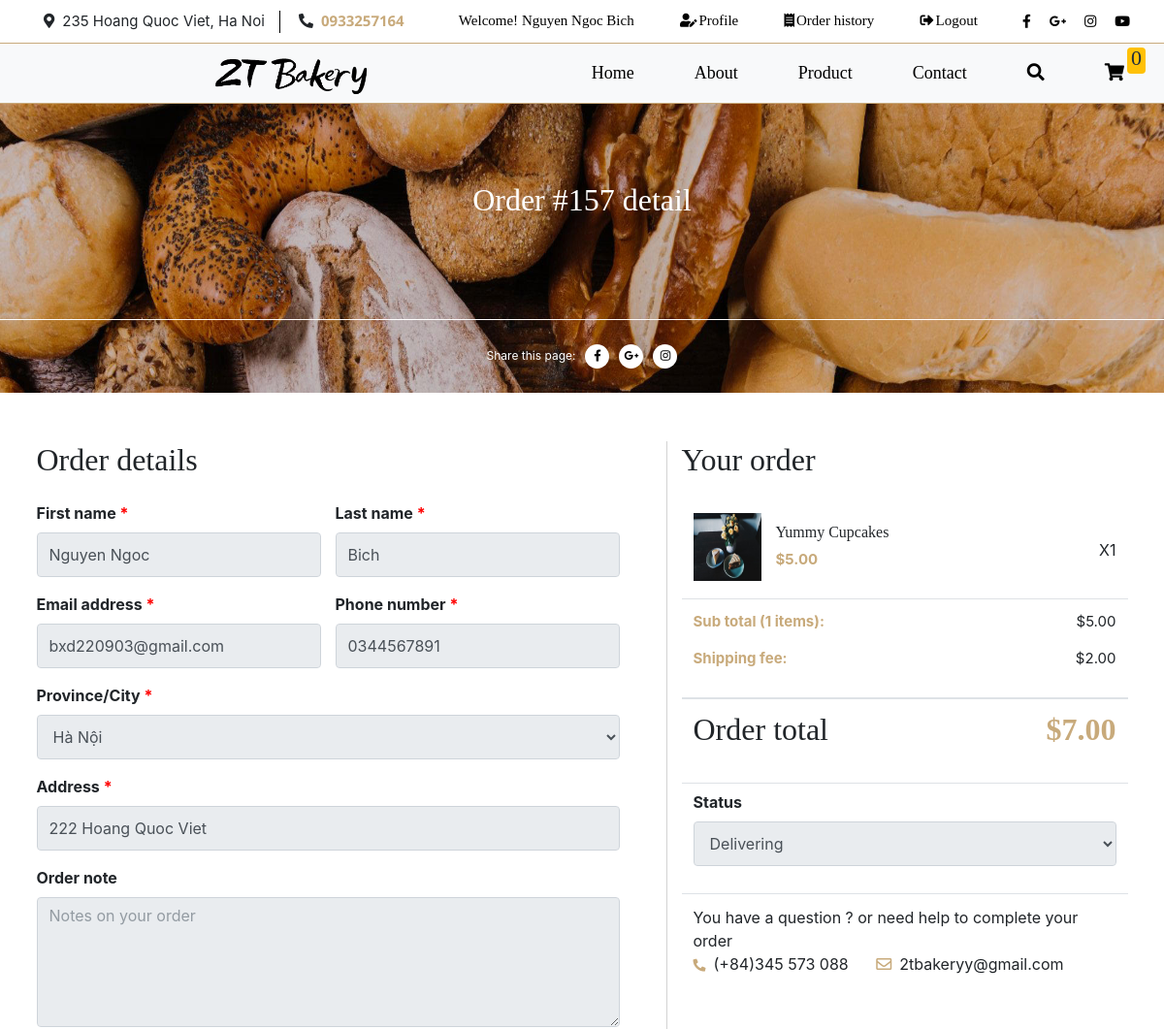
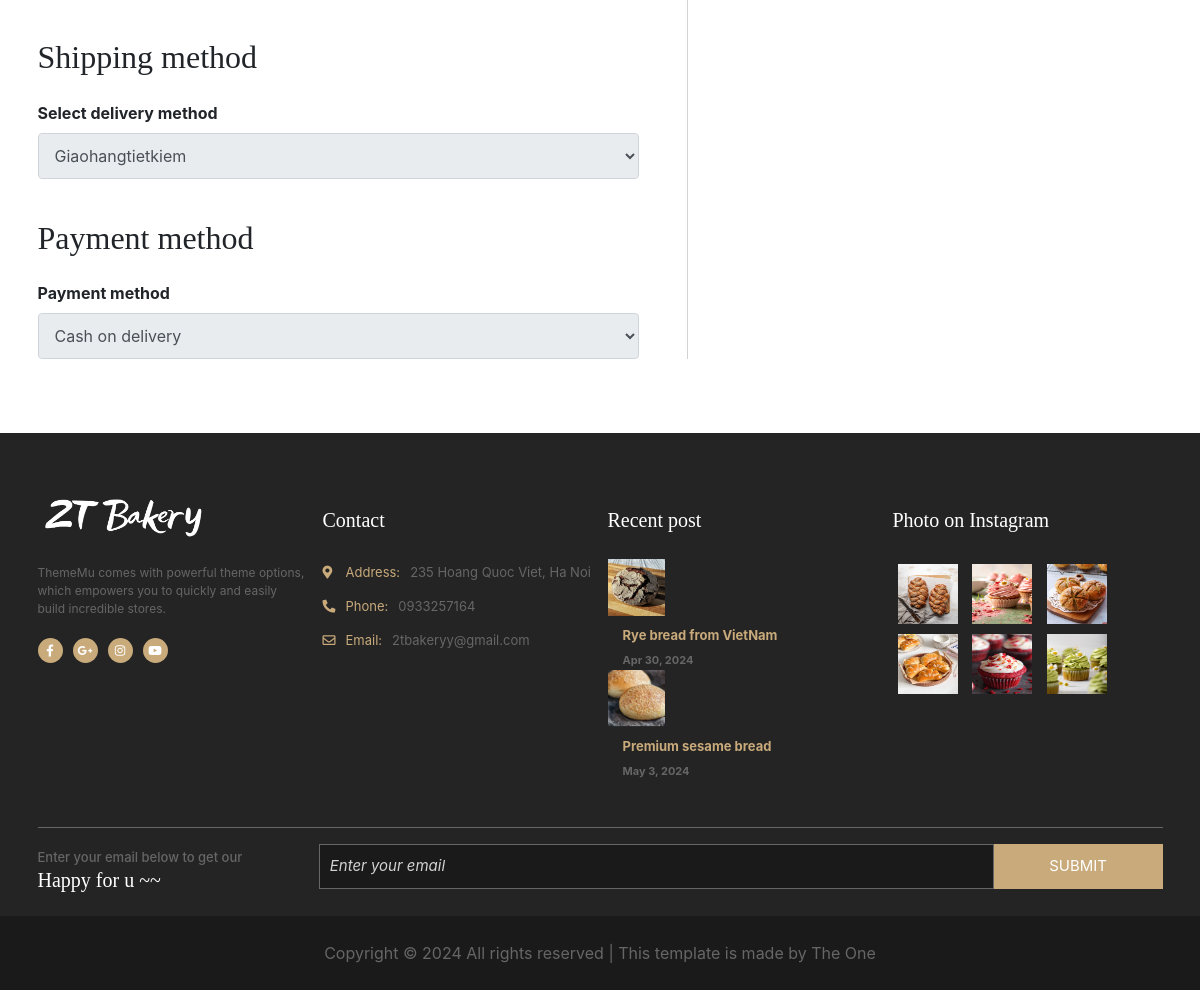
/?controller=customer&action=orderDetail&id=157 (signed in), run on the app's committed database (2 pictures, top to bottom).
### tables this page shows
CREATE TABLE `order` (
  `id` int(11) NOT NULL,
  `fname` varchar(100) DEFAULT NULL,
  `lname` varchar(100) DEFAULT NULL,
  `email` varchar(100) DEFAULT NULL,
  `phone` varchar(100) DEFAULT NULL,
  `province` varchar(100) NOT NULL,
  `address` varchar(255) DEFAULT NULL,
  `note` text DEFAULT NULL,
  `delivery` varchar(100) NOT NULL,
  `payment` varchar(100) NOT NULL,
  `status` tinyint(1) DEFAULT 1 COMMENT '1 là pending, 0 delivered,2 la delivering, 3 la canceled',
  `account_id` int(11) NOT NULL,
  `created_at` date DEFAULT current_timestamp(),
  `updated_at` date DEFAULT current_timestamp(),
  `coupon` float(9,3) DEFAULT NULL
);

CREATE TABLE `order_detail` (
  `order_id` int(11) NOT NULL,
  `product_id` int(11) NOT NULL,
  `quantity` int(11) NOT NULL,
  `price` float NOT NULL
);

CREATE TABLE `product` (
  `id` int(11) NOT NULL,
  `name` varchar(200) NOT NULL,
  `image` varchar(200) NOT NULL,
  `price` float(9,3) NOT NULL,
  `sale_price` float(9,3) DEFAULT 0.000,
  `description` text DEFAULT NULL,
  `origin` varchar(100) NOT NULL,
  `quantity` int(11) NOT NULL DEFAULT 1,
  `status` tinyint(1) DEFAULT 1 COMMENT '1 là hiển thị, 0 ẩn',
  `category_id` int(11) NOT NULL,
  `created_at` date DEFAULT current_timestamp(),
  `updated_at` date DEFAULT current_timestamp()
);

### Helper/Common.php (called while the page is built, shortened)
<?php
   function view($path, array $data = [])
   {
       return require('./Application/Views/' . str_replace('.', '/', $path) . '.php');
   }

### Application/Controllers/CustomerController.php (called while the page is built, shortened)
<?php
class CustomerController extends BaseController
{
    protected $orderModel;
    public function __construct()
    {
        $this->bannerModel = new BannerModel;
        $this->bannersHistory = $this->bannerModel->findBannerBySite('Cart');
        $this->orderModel = new OrderModel;
    }
    public function orderDetail()
    {
        $id = $_GET["id"] ?? null;
        $order = $this->orderModel->getOrderDetailById($id);
        $products_in_order = $this->orderModel->getAllProductsInOrderById($id);
        return view('site.customer.order_detail', ['order' => $order, 'products_in_order' => $products_in_order, 'banners' => $this->bannersHistory]);
    }
}

### Application/Models/OrderModel.php (called while the page is built, shortened)
<?php
class OrderModel extends BaseModel
{
    public function getOrderDetailById($id)
    {
        $sql = "SELECT `order`.*, SUM(price) AS total, SUM(quantity) AS quantity FROM `order_detail` INNER JOIN `order` ON `order_detail`.`order_id` = `order`.`id` where `id` = $id";
        $query = $this->_query($sql);
        return mysqli_fetch_assoc($query);
    }
    public function getAllProductsInOrderById($id)
    {
        $sql = "SELECT `product`.*, `order_detail`.quantity, `order_detail`.price AS price_sum FROM `order_detail`, `product` WHERE `product`.id = product_id and `order_id` = $id";
        return $this->getByQuery($sql);
    }
}

### Application/Models/BaseModel.php (called while the page is built, shortened)
<?php
class BaseModel extends Database
{
    protected $connect;
    public function __construct()
    {
        $this->connect = $this->connect();
    }
    public function getByQuery($sql)
    {
        $query = $this->_query($sql);
        $data = [];
        while (($row = mysqli_fetch_assoc($query))) {
            array_push($data, $row);
        }
        return $data;
    }
    public function _query($sql)
    {
        return mysqli_query($this->connect, $sql);
    }
}

### Core/Database.php (called while the page is built, shortened)
<?php
class Database
{
    public function connect()
    {
        $connect = mysqli_connect(self::HOST, self::USERNAME, self::PASSWORD, self::DB_NAME);
        mysqli_set_charset($connect, "utf8");
        if (mysqli_connect_errno() === 0) {
            return $connect;
        }
        return false;
    }
}

### Application/Views/site/customer/order_detail.php (the view, shortened to what this page needs)
<?php view('shared.site.header', [
    'title' => 'Order history'
]); ?>
<section class="banner order-success-banner">
    <div class="container-fluid banner-title">
        <div class="row">
            <div class="col-md-12">
                <h2 id="motto">Order #<?= $order['id'] ?> detail</h2>
            </div>
        </div>
    </div>
    <div class="container-fluid banner-share">
        <div class="row">
            <span>Share this page:</span>
            <div class="banner-social">
                <a href="#"><i class="fab fa-facebook-f"></i></a>
                <a href="#"><i class="fab fa-google-plus-g"></i></a>
                <a href="#"><i class="fab fa-instagram"></i></a>
            </div>
        </div>
    </div>
</section>
<section class="checkout p-50">
    <div class="container">
        <div class="row">
            <div class="col-md-7">
                <div class="bill-form-block">
                    <h2>
                        Order details
                    </h2>
                    <div class="form-group row">
                        <div class="col-md-6">
                            <label for="fname">First name <span class="asterisk">*</span></label>
                            <input value="<?= $order['fname'] ?>" type="text" name="fname" id="fname" class="form-control" aria-describedby="helpId" disabled>
                        </div>
                        <div class="col-md-6">
                            <label for="lname">Last name <span class="asterisk">*</span></label>
                            <input value="<?= $order['lname'] ?>" type="text" name="lname" id="lname" class="form-control" aria-describedby="helpId" disabled>
                        </div>
                    </div>
                    <div class="form-group row">
                        <div class="col-md-6">
                            <label for="email">Email address <span class="asterisk">*</span></label>
                            <input value="<?= $order['email'] ?>" type="text" name="email" id="email" class="form-control" aria-describedby="helpId" disabled>
                        </div>
                        <div class="col-md-6">
                            <label for="phone">Phone number <span class="asterisk">*</span></label>
                            <input value="<?= $order['phone'] ?>" type="text" name="phone" id="phone" class="form-control" aria-describedby="helpId" disabled>
                        </div>
                    </div>
                    <div class="form-group">
                        <label for="province">Province/City <span class="asterisk">*</span></label>
                        <select class="form-control" id="province" name="province" disabled>
                            <option value="<?= $order['province'] ?>"><?= $order['province'] ?></option>
                        </select>
                    </div>
                    <div class="form-group">
                        <label for="address">Address <span class="asterisk">*</span></label>
                        <input value="<?= $order['address'] ?>" type="text" name="address" id="address" class="form-control" aria-describedby="helpId" disabled>
                    </div>
                    <div class="form-group">
                        <label for="note">Order note</label>
                        <textarea class="form-control" name="note" rows="5" placeholder="Notes on your order" disabled><?= $order['note'] ?></textarea>
                    </div>
                    <h2 style="margin-top: 2.5rem;">Shipping method</h2>
                    <div class="form-group">
                        <label for="delivery">Select delivery method</label>
                        <select class="form-control" id="delivery" name="delivery" disabled>
                            <option value="<?= $order['delivery'] ?>"><?= $order['delivery'] ?></option>
                        </select>
                    </div>
                    <h2 style="margin-top: 2.5rem;">Payment method</h2>
                    <div class="form-group" style="margin-bottom: 1.5rem;">
                        <label for="payment">Payment method</label>
                        <select class="form-control" id="payment" name="payment" disabled>
                            <option value="<?= $order['payment'] ?>"><?= $order['payment'] ?> </option>
                        </select>
                    </div>
                </div>
            </div>
            <div class="col-md-5">
                <h2>Your order</h2>
                <table class="table checkout-table">
                    <tbody>
                        <?php foreach ($products_in_order as $item) : ?>
                            <tr class="checkout-pro">
                                <td class="checkout-pro-title">
                                    <img src="./public/uploads/<?= $item['image'] ?>" width="100">
                                    <div class="checkout-pro-info">
                                        <h6><?= $item['name'] ?></h6>
                                        <p>$<?= number_format($item['price_sum'], 2, '.', '') ?></p>
                                    </div>
                                </td>
                                <td class="checkout-pro-quantity text-right">
                                    X<?= $item['quantity'] ?>
                                </td>
                            </tr>
                        <?php endforeach; ?>
                        <tr class="order-subtotal">
                            <td>
                                <div class="checkout-pro-info p-0">
                                    <p>Sub total (<?= $order['quantity'] ?> items):</p>
                                    <p>Shipping fee:</p>
                                </div>
                            </td>
                            <td>
                                <div class="checkout-fee text-right">
                                    <p>
                                        $<?= number_format($order['total'], 2, '.', '') ?>
                                    </p>
                                    <p>
                                        $2.00
                                    </p>
                                </div>
                            </td>
                        </tr>
                    </tbody>
                    <tr class="order-total">
                        <td>
                            <h2>Order total</h2>
                        </td>
                        <td>
                            <h2 class="price">$<?= number_format($order['total'] * (1 - $order['coupon']) + 2, 2, '.', '') ?></h2>
                        </td>
                    </tr>
                    <form action="./?controller=customer&action=cancelOrder&id=<?= $order['id'] ?>" method="POST" role="form">
                        <tr>
                            <td colspan="2" style="padding-top: 7px">
                                <div class="form-group">
                                    <label for="status">Status</label>
                                    <select class="form-control" id="status" name="status" disabled>
                                        <option value="<?= $order['status'] ?>">
                                            <?php
                                            if ($order['status'] == 0) {
                                                echo 'Delivered';
                                            } else if ($order['status'] == 1) {
                                                echo 'Pending';
                                            } else if ($order['status'] == 2) {
                                                echo 'Delivering';
                                            } else if ($order['status'] == 3) {
                                                echo 'Cancelled';
                                            }
                                            ?>
                                        </option>
                                    </select>
                                </div>
                            </td>
                        </tr>
                    </form>
                    <tfoot>
                        <tr>
                            <td colspan="2">
                                You have a question ? or need help to complete your order
                                <p> <i class="discount fas fa-phone-alt mr-2" style="font-size: 13px;"></i>(+84)345 573 088
                                        <i class="discount far fa-envelope ml-4 mr-2"></i>2tbakeryy@gmail.com
                                    </p>
                            </td>
                        </tr>
                    </tfoot>
                </table>
            </div>
        </div>
    </div>
</section>

### Application/Views/shared/site/login.php (shortened to what this page needs)
<?php
if (!empty($_SESSION['user'])) {
    $user_session = $_SESSION['user']; ?>
    <span class='welcome'>Welcome! <?= $user_session['fname'] ?? '' ?> <?= $user_session['lname'] ?? '' ?></span>
    <a href='?controller=customer&action=viewProfile'>
        <button class='login-modal' style='width:auto'><i class='fas fa-user-edit' style='font-size: 14px'></i>Profile</button>
    </a>
    <a href='?controller=customer&action=listOrders'>
        <button class='login-modal' style='width:auto'><i class='fas fa-receipt' style='font-size: 14px'></i>Order
            history</button>
    </a>
    <a href='?controller=verify&action=logout'>
        <button class='login-modal' style='width:auto'><i class='fas fa-sign-out-alt' style='font-size: 14px'></i>Logout</button>
    </a>
<?php } else { ?>
    <button class='login-modal' onclick="document.getElementById('id01').style.display='block'" style='width:auto'><i class='fas fa-sign-in-alt' style='font-size: 14px'></i>Login</button>
<?php } ?>

### data on the page
order: fname "Nguyen Ngoc", lname "Bich", id "157", email "bxd220903@gmail.com", phone "0344567891", province "Hà Nội", address "222 Hoang Quoc Viet", delivery "Giaohangtietkiem", payment "Cash on delivery", status "Delivering"
order_detail: product_id.image (picture), product_id.name "Yummy Cupcakes", price "5.00", quantity "1"

### other printed values
$_SESSION['total_quantity'] "0"
$order['quantity'] "1"
$order['total'] "5.00"
$order['total'] * (1 - $order['coupon']) + 2 "7.00"
